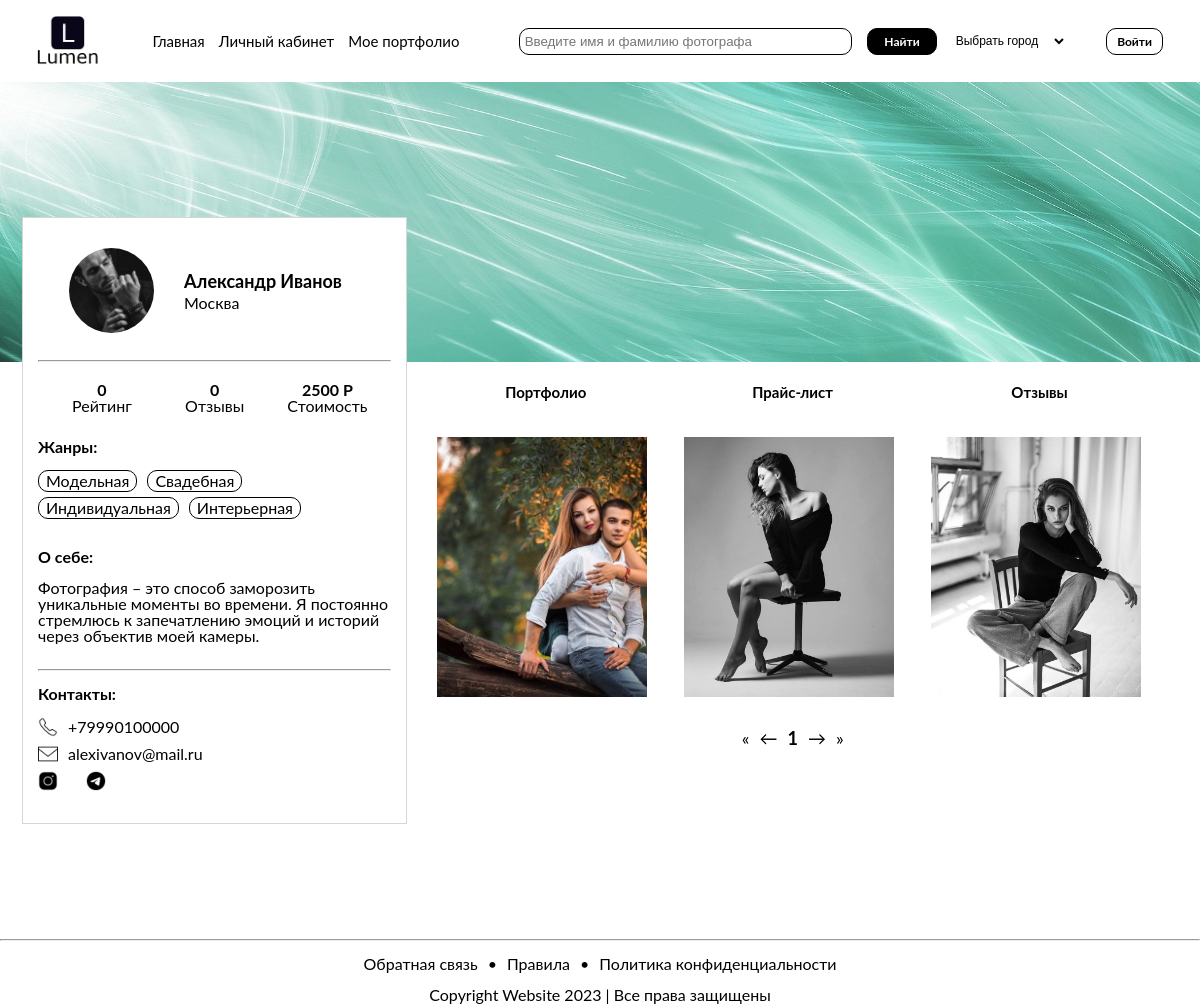
/pages/profile.php?id=11, run on the app's committed database.
### tables this page shows
CREATE TABLE `users` (
  `user_id` int(11) NOT NULL,
  `name` varchar(255) NOT NULL,
  `surname` varchar(255) NOT NULL,
  `email` varchar(255) NOT NULL,
  `password` varchar(255) NOT NULL,
  `telephone` varchar(20) DEFAULT NULL,
  `city` varchar(255) DEFAULT NULL,
  `avatar` varchar(255) DEFAULT NULL,
  `background` varchar(255) DEFAULT NULL,
  `socinst` varchar(255) DEFAULT NULL,
  `socvk` varchar(255) DEFAULT NULL,
  `soctg` varchar(255) DEFAULT NULL,
  `description` text,
  `photographer` tinyint(1) DEFAULT NULL
);

CREATE TABLE `portfolio` (
  `photo_id` int(11) NOT NULL,
  `user_id` int(11) DEFAULT NULL,
  `path_to_photo` varchar(255) NOT NULL,
  `framing` varchar(255) DEFAULT NULL
);

### pages/profile.php (the view, shortened to what this page needs)
<?php include('../include/db_connect.php') ?>
<!DOCTYPE html>
<html lang="en">
<head>
  <link rel="stylesheet" href="/css/reset.css">
  <link rel="stylesheet" href="/css/setka.css">
  <link rel="stylesheet" href="/css/main.css">
  <link rel="stylesheet" href="/css/profile.css">
</head>
<body>
  <?php include('../include/menu.php') ?>
  <section class="profile">
    <?php
    $user_id = $_GET['id'];
    $queryUser = "SELECT name, surname, city, avatar, background, email, telephone, socinst, socvk, soctg, description FROM users WHERE user_id = $user_id";
    $resultUser = $mysqli->query($queryUser);
    if ($resultUser->num_rows > 0) {
      $rowUser = $resultUser->fetch_assoc();
      $name = $rowUser['name'];
      $surname = $rowUser['surname'];
      $city = $rowUser['city'];
      $avatar = $rowUser['avatar'];
      $background = $rowUser['background'];
      $telephone = $rowUser['telephone'];
      $email = $rowUser['email'];
      $socinst = $rowUser['socinst'];
      $socvk = $rowUser['socvk'];
      $soctg = $rowUser['soctg'];
      $description = $rowUser['description'];
    }
    ?>
    <div class="profile__fon">
      <?php
      if (!empty($background)) {
        echo '<img class="fon__image " src="/' . $background . '" alt="User Fon">';
      } else {
        echo '<img class="fon__image " src="/img/fon.jpg" alt="User Fon">';
      }
      ?>
    </div>
    <div class="container">
      <div class="row allblocks">
        <div class="col-4 profile__block">
          <div class="row profile__info justify__content__evenly align__items__center">
            <div class="col-3 profile__avatar"><img class="profile__avatar__img" src="/<?php echo $avatar; ?>"></div>
            <div class="col-7 profile__name">
              <p class="name__style"><?php echo $name; ?></p>
              <p class="name__style"><?php echo $surname; ?></p>
              <p><?php echo $city; ?></p>
            </div>
          </div>
          <hr class="profile__line">
          <div class="row profile__marks">
            <div class="col-4-card">
              <div>
                <p class="marks__value"><span class="rating_value">0</span></p>
              </div>
              <div>
                <p>Рейтинг</p>
              </div>
            </div>
            <div class="col-4-card">
              <div>
                <p class="marks__value"><span class="count__reviews_value">0</span></p>
              </div>
              <div>
                <p>Отзывы</p>
              </div>
            </div>
            <?php
            $queryMinPrice = "SELECT IFNULL(MIN(price), 0) AS min_price FROM services WHERE user_id = $user_id";
            $resultMinPrice = $mysqli->query($queryMinPrice);
            $rowMinPrice = $resultMinPrice->fetch_assoc();
            if ($rowMinPrice) {
              $minPrice = $rowMinPrice['min_price'];
              echo '<div class="col-4-card">';
              echo '<div><p class="marks__value">' . $minPrice . ' Р</p></div>';
              echo '<div><p>Стоимость</p></div>';
              echo '</div>';
            }
            ?>
          </div>
          <div class="profile__styles">
            <div class="profile__styles__name">Жанры:</div>
            <?php
            $queryGenres = "SELECT genre_name FROM genres
            JOIN photographergenres ON genres.genre_id = photographergenres.genre_id
            WHERE photographergenres.user_id = $user_id";
            $genres = array();
            $resultGenres = $mysqli->query($queryGenres);
            if ($resultGenres->num_rows > 0) {
              while ($rowGenre = $resultGenres->fetch_assoc()) {
                $genres[] = $rowGenre['genre_name'];
              }
            }
            ?>
            <div class="profile__styles__items">
              <?php
              foreach ($genres as $genre) {
                echo '<div class="profile__styles__item">' . $genre . '</div>';
              }
              ?>
            </div>
          </div>
          <div class="profile__about">
            <div class="profile__about__name">О себе:</div>
            <div class="profile__about__text"><?php echo $description; ?></div>
          </div>
          <hr class="profile__line">
          <div class="profile__contacts">
            <div class="profile__contacts__name">Контакты:</div>
            <div>
              <div class="profile__contacts__phone">
                <img class="phone__icon" src="/img/phone.png" alt="">
                <p class="phone__number"><?php echo $telephone; ?></p>
              </div>
            </div>
            <div>
              <div class="profile__contacts__email">
                <img class="email__icon" src="/img/email.png" alt="">
                <p class="email__text"><?php echo $email; ?></p>
              </div>
            </div>
            <div class="profile__contacts__soc">
              <a href="https://instagram.com/<?php echo $socinst; ?>"><img class="profile__contacts__soc__item" src="/img/inst.png" alt=""></a>
              <a href="http://vk.com/id<?php echo $socvk; ?>"><img class="profile__contacts__soc__item" src="/img/vk.png" alt=""></a>
              <a href="https://t.me/<?php echo $soctg; ?>"><img class="profile__contacts__soc__item" src="/img/tg.png" alt=""></a>
            </div>
          </div>
        </div>
        <div class="col-8 profile__portfolio">
          <div class="row profile__btn">
            <div class="col-4 portfolio">
              <button class="portfolio__btn" id="showPortfolio">Портфолио</button>
            </div>
            <div class="col-4 price">
              <button class="portfolio__btn" id="showServices">Прайс-лист</button>
            </div>
            <div class="col-4 review">
              <button class="portfolio__btn" id="showReviews">Отзывы</button>
            </div>
          </div>
          <div class="row portfolio__photo" id="portfolio">
            <?php
            $queryPhotos = "SELECT path_to_photo FROM portfolio WHERE user_id = $user_id ORDER BY photo_id DESC";
            $resultPhotos = $mysqli->query($queryPhotos);
            if ($resultPhotos->num_rows > 0) {
              while ($rowPhoto = $resultPhotos->fetch_assoc()) {
                $photoPath = $rowPhoto['path_to_photo'];
                echo '<div class="col-4 photo__block"><a href="' . $photoPath . '" class="card__photo-link">';
                echo '<div><img class="photo__item" src="/' . $photoPath . '"></a></div>';
                echo '</div>';
              }
            }
            ?>
            <div class="col-12 pagination" id="pagination_portfolio"></div>
          </div>
  </section>
  <?php include('../include/footer.php') ?>
</body>
</html>

### include/menu.php (shortened to what this page needs)
<header class="header">
  <nav class="container">
    <div class="nav">
      <div class="row align__items__center justify__content__between">
        <div class="col-1 nav__logo">
          <a href="/index.php"><img class="nav__logo-img" src="/img/logo.png" alt=""></a>
        </div>
        <div class="col-4 nav__menu">
          <ul class="nav__list">
            <li class="nav__item"><a class="nav__link" href="/index.php">Главная</a></li>
            <li class="nav__item"><a class="nav__link" href="/pages/account.php">Личный кабинет</a></li>
            <li class="nav__item"><a class="nav__link" href="/pages/portfolio.php">Мое портфолио</a></li>
          </ul>
        </div>
        <div class="col-6 nav__find">
          <?php
          echo '<form class="findform" method="POST" action="#">';
          echo '<input type="text" class="form-control" id="photographerSearch" name="searchName" placeholder="Введите имя и фамилию фотографа">';
          echo '<button class="nav__find__btn">Найти</button>';
          $query = "SELECT DISTINCT city FROM users";
          $result = $mysqli->query($query);
          if ($result) {
            echo '<form method="POST" action="#">';
            echo '<select class="nav__select__city" name="selectedCity" onchange="this.form.submit();">';
            echo '<option value="all" ' . ($_POST['selectedCity'] === 'all' ? 'selected' : '') . '>Выбрать город</option>';
            echo '</select>';
          } else {
            echo 'Ошибка при выполнении SQL-запроса: ' . $mysqli->error;
          }
          echo '</form>';
          ?>
        </div>
        <div class="col-1 nav__account">
          <?php
          if (isset($_SESSION['user_id'])) {
            echo '<a href="/include/user_logout.php" class="exit__btn">Выйти</a>';
          } else {
            echo '<a href="/pages/authorization.php" class="enter__btn">Войти</a>';
          }
          ?>
        </div>
      </div>
    </div>
  </nav>
</header>

### include/footer.php
<footer class="footer">
    <hr class="footer__line">
    <div class="container">
      <div class="row justify__content__center footer__rules">
        <div><a class="footer__link" href="/pages/404.php">Обратная связь</a></div>
        <div class="footer__dot">&bull;</div>
        <div><a class="footer__link" href="/pages/404.php">Правила</a></div>
        <div class="footer__dot">&bull;</div>
        <div><a class="footer__link" href="/pages/404.php">Политика конфиденциальности</a></div>
      </div>
      <div class="row justify__content__center footer__copyright">
        <div>Copyright Website 2023 | Все права защищены</div>
      </div>
    </div>
 </footer>

### css/setka.css (style rules this page uses)
a { text-decoration: none; }
.container { width: 1160px; margin: 0 auto; box-sizing: border-box; }
.row { display: flex; flex-wrap: wrap; display: -webkit-flex; display: -ms-flex; }
.justify__content__center { justify-content: center; }
.justify__content__between { justify-content: space-between; }
.justify__content__evenly { justify-content: space-evenly; }
.align__items__center { align-items: center; }
.col-1, .col-2, .col-3, .col-3-9, .col-4, .col-5, .col-6, .col-7, .col-8, .col-9, .col-10, .col-11, .col-12 { width: 100%; box-sizing: border-box; padding-left: 15px; padding-right: 15px; }
img { object-fit: cover; width: 100%; height: auto; }
@media (min-width: 576px) { .container { max-width: 90%; } }
@media (min-width: 771px) { .container { max-width: 90%; } }
@media (min-width: 0px) { .container { max-width: 90%; } }
@media (min-width: 0px) { .col-1 { flex: 0 0 8.333333%; max-width: 8.333333%; } }
@media (min-width: 0px) { .col-3 { flex: 0 0 25%; max-width: 25%; } }
@media (min-width: 0px) { .col-4 { flex: 0 0 33.333333%; max-width: 33.333333%; } }
@media (min-width: 0px) { .col-6 { flex: 0 0 50%; max-width: 50%; } }
@media (min-width: 0px) { .col-7 { flex: 0 0 58.333333%; max-width: 58.333333%; } }
@media (min-width: 0px) { .col-8 { flex: 0 0 66.666667%; max-width: 66.666667%; } }
@media (min-width: 0px) { .col-12 { flex: 0 0 100%; max-width: 100%; } }

### css/main.css (style rules this page uses)
body { font-family: Lato; }
.nav { padding-top: 15px; }
.nav__logo { display: flex; justify-content: start; }
.nav__logo-img { width: 61px; height: 50px; object-fit: cover; }
.nav__menu { display: flex; justify-content: center; }
.nav__item { display: inline-block; margin-right: 20px; }
.nav__link { font-size: 15px; font-style: normal; font-weight: 400; line-height: normal; text-decoration: none; color: #000000; border-bottom: 2px solid transparent; transition: border-bottom 0.3s; }
.nav__find { flex-grow: 1; display: flex; align-items: center; }
.form-control { width: 100%; padding: 5px; border-radius: 10px; border: 0.5px solid #000; background: rgba(217, 217, 217, 0.00); margin-right: 15px; }
.nav__find__btn { color: #ffffff; border-radius: 10px; border: 0.5px solid #000; background: #000; padding: 5px 16px; cursor: pointer; font-family: Lato; font-size: 12px; font-style: normal; font-weight: 700; line-height: normal; margin-right: 15px; transition: color 0.3s; }
.findform { display: flex; width: 100%; }
.nav__select__city { border: none; background-color: transparent; color: #000000; font-size: 12px; }
.nav__account { display: flex; justify-content: end; }
.enter__btn, .exit__btn { color: #000000; border-radius: 10px; border: 0.5px solid #000; background: #ffffff; padding: 5px 10px; cursor: pointer; font-family: Lato; font-size: 12px; font-style: normal; font-weight: 700; line-height: normal; transition: color 0.3s; }
.col-4-card { flex: 0 0 calc(33.3333% - 10px); margin-right: 5px; display: flex; flex-direction: column; align-items: center; }
.col-4-card:last-child { margin-right: 0; }
.marks__value { font-weight: 700; }
.footer { margin-top: 115px; }
.footer__rules { margin-top: 15px; margin-bottom: 15px; }
.footer__copyright { text-align: center; }
.footer__link { color: #000; }
.footer__dot { padding-left: 10px; padding-right: 10px; }
@media screen and (min-width:0px) and (max-width:1241px) { .nav__item { margin-right: 10px; } }
@media screen and (min-width:0px) and (max-width:1200px) { .container { max-width: 96.334%; } }

### data on the page
users: background (picture), avatar (picture), name "Александр", surname "Иванов", city "Москва", description "Фотография – это способ заморозить уникальные моменты во времени. Я постоянно стремлюсь к запечатлению эмоций и историй через объектив моей камеры.", telephone "+79990100000", email "alexivanov@mail.ru"
portfolio: path_to_photo (picture)
portfolio: path_to_photo (picture)
portfolio: path_to_photo (picture)

### other printed values
$minPrice "2500"
$genre "Модельная"
$genre "Свадебная"
$genre "Индивидуальная"
$genre "Интерьерная"
